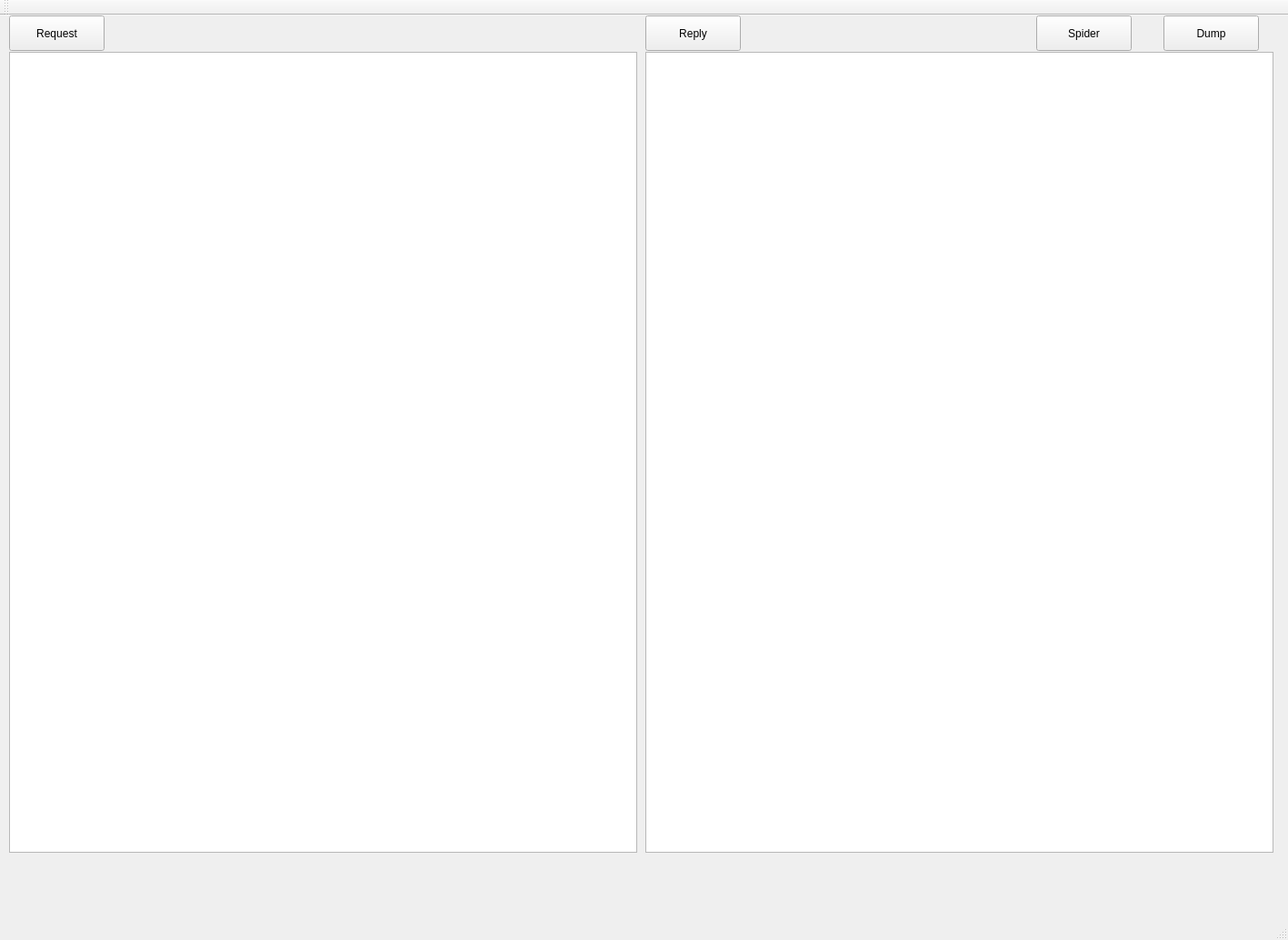
<?xml version="1.0" encoding="UTF-8"?>
<ui version="4.0">
 <class>AracneWindow</class>
 <widget class="QMainWindow" name="AracneWindow">
  <property name="geometry">
   <rect>
    <x>0</x>
    <y>0</y>
    <width>1417</width>
    <height>1034</height>
   </rect>
  </property>
  <property name="windowTitle">
   <string>AracneWindow</string>
  </property>
  <widget class="QWidget" name="centralWidget">
   <widget class="QPushButton" name="pushButton">
    <property name="geometry">
     <rect>
      <x>1140</x>
      <y>0</y>
      <width>105</width>
      <height>39</height>
     </rect>
    </property>
    <property name="text">
     <string>Spider</string>
    </property>
   </widget>
   <widget class="QPushButton" name="pushButton_2">
    <property name="geometry">
     <rect>
      <x>1280</x>
      <y>0</y>
      <width>105</width>
      <height>39</height>
     </rect>
    </property>
    <property name="text">
     <string>Dump</string>
    </property>
   </widget>
   <widget class="QPlainTextEdit" name="plainTextEdit">
    <property name="geometry">
     <rect>
      <x>10</x>
      <y>40</y>
      <width>691</width>
      <height>881</height>
     </rect>
    </property>
   </widget>
   <widget class="QPlainTextEdit" name="plainTextEdit_2">
    <property name="geometry">
     <rect>
      <x>710</x>
      <y>40</y>
      <width>691</width>
      <height>881</height>
     </rect>
    </property>
   </widget>
   <widget class="QPushButton" name="pushButton_3">
    <property name="geometry">
     <rect>
      <x>10</x>
      <y>0</y>
      <width>105</width>
      <height>39</height>
     </rect>
    </property>
    <property name="text">
     <string>Request</string>
    </property>
   </widget>
   <widget class="QPushButton" name="pushButton_4">
    <property name="geometry">
     <rect>
      <x>710</x>
      <y>0</y>
      <width>105</width>
      <height>39</height>
     </rect>
    </property>
    <property name="text">
     <string>Reply</string>
    </property>
   </widget>
  </widget>
  <widget class="QMenuBar" name="menuBar">
   <property name="geometry">
    <rect>
     <x>0</x>
     <y>0</y>
     <width>1417</width>
     <height>35</height>
    </rect>
   </property>
  </widget>
  <widget class="QToolBar" name="mainToolBar">
   <attribute name="toolBarArea">
    <enum>TopToolBarArea</enum>
   </attribute>
   <attribute name="toolBarBreak">
    <bool>false</bool>
   </attribute>
  </widget>
  <widget class="QStatusBar" name="statusBar"/>
 </widget>
 <layoutdefault spacing="6" margin="11"/>
 <resources/>
 <connections/>
</ui>
